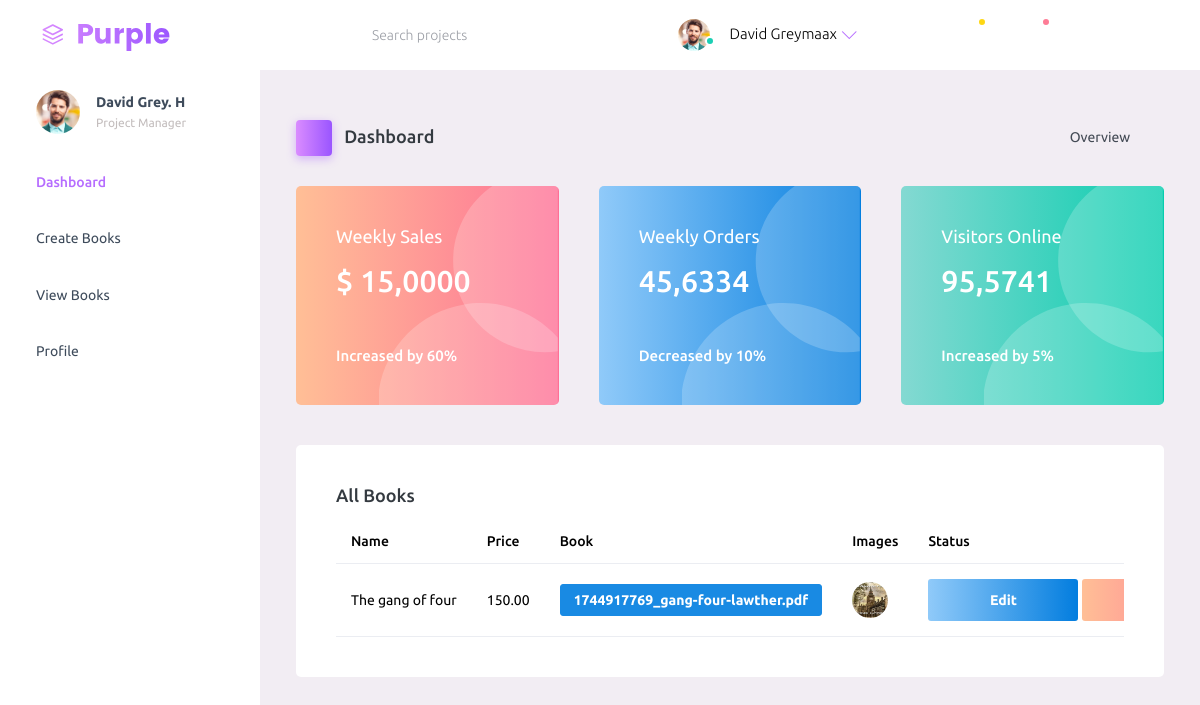
The page /dashboard/author-auth/index.php (signed in) on the database its author committed.
### tables this page shows
CREATE TABLE `ebooks` (
  `ebook_id` int(11) NOT NULL,
  `title` varchar(50) NOT NULL,
  `author_id` int(11) DEFAULT NULL,
  `category_id` int(11) DEFAULT NULL,
  `description` text DEFAULT NULL,
  `language` varchar(50) DEFAULT NULL,
  `isbn` varchar(20) DEFAULT NULL,
  `cover_image` varchar(255) DEFAULT NULL,
  `file_path` varchar(255) NOT NULL,
  `price` decimal(10,2) DEFAULT 0.00,
  `is_free` tinyint(1) DEFAULT 0,
  `published_at` date DEFAULT NULL,
  `created_at` datetime DEFAULT current_timestamp()
);

### dashboard/author-auth/index.php (the view, shortened to what this page needs)
<?php
include "../assets/includes/header.php"; ?>
<div class="container-scroller">
  <nav class="navbar default-layout-navbar col-lg-12 col-12 p-0 fixed-top d-flex flex-row">
    <div class="text-center navbar-brand-wrapper d-flex align-items-center justify-content-start">
      <a class="navbar-brand brand-logo" href="index.php"><img src="../assets/images/logo.svg" alt="logo" /></a>
    </div>
    <div class="navbar-menu-wrapper d-flex align-items-stretch">
      <button class="navbar-toggler navbar-toggler align-self-center" type="button" data-toggle="minimize">
        <span class="mdi mdi-menu"></span>
      </button>
      <div class="search-field d-none d-md-block">
        <form class="d-flex align-items-center h-100" action="#">
          <div class="input-group">
            <div class="input-group-prepend bg-transparent">
              <i class="input-group-text border-0 mdi mdi-magnify"></i>
            </div>
            <input type="text" class="form-control bg-transparent border-0" placeholder="Search projects">
          </div>
        </form>
      </div>
      <ul class="navbar-nav navbar-nav-right">
        <li class="nav-item nav-profile dropdown">
          <a class="nav-link dropdown-toggle" id="profileDropdown" href="#" data-bs-toggle="dropdown" aria-expanded="false">
            <div class="nav-profile-img">
              <img src="../assets/images/faces/face1.jpg" alt="image">
              <span class="availability-status online"></span>
            </div>
            <div class="nav-profile-text">
              <p class="mb-1 text-black">David Greymaax</p>
            </div>
          </a>
        </li>
        <li class="nav-item d-none d-lg-block full-screen-link">
          <a class="nav-link">
            <i class="mdi mdi-fullscreen" id="fullscreen-button"></i>
          </a>
        </li>
        <li class="nav-item dropdown">
          <a class="nav-link count-indicator dropdown-toggle" id="messageDropdown" href="#" data-bs-toggle="dropdown" aria-expanded="false">
            <i class="mdi mdi-email-outline"></i>
            <span class="count-symbol bg-warning"></span>
          </a>
        </li>
        <li class="nav-item dropdown">
          <a class="nav-link count-indicator dropdown-toggle" id="notificationDropdown" href="#" data-bs-toggle="dropdown">
            <i class="mdi mdi-bell-outline"></i>
            <span class="count-symbol bg-danger"></span>
          </a>
        </li>
        <li class="nav-item nav-logout d-none d-lg-block">
          <a class="nav-link" href="#">
            <i class="mdi mdi-power"></i>
          </a>
        </li>
        <li class="nav-item nav-settings d-none d-lg-block">
          <a class="nav-link" href="#">
            <i class="mdi mdi-format-line-spacing"></i>
          </a>
        </li>
      </ul>
    </div>
  </nav>
  <div class="container-fluid page-body-wrapper">
    <nav class="sidebar sidebar-offcanvas" id="sidebar">
      <ul class="nav">
        <li class="nav-item nav-profile">
          <a href="#" class="nav-link">
            <div class="nav-profile-image">
              <img src="../assets/images/faces/face1.jpg" alt="profile" />
            </div>
            <div class="nav-profile-text d-flex flex-column">
              <span class="font-weight-bold mb-2">David Grey. H</span>
              <span class="text-secondary text-small">Project Manager</span>
            </div>
            <i class="mdi mdi-bookmark-check text-success nav-profile-badge"></i>
          </a>
        </li>
        <li class="nav-item">
          <a class="nav-link" href="index.php">
            <span class="menu-title">Dashboard</span>
            <i class="mdi mdi-home menu-icon"></i>
          </a>
        </li>
        <li class="nav-item">
          <a class="nav-link" href="auth-create-ebook.php">
            <span class="menu-title">Create Books</span>
            <i class="mdi mdi-home menu-icon"></i>
          </a>
        </li>
        <li class="nav-item">
          <a class="nav-link" href="auth-view.php">
            <span class="menu-title">View Books</span>
            <i class="mdi mdi-home menu-icon"></i>
          </a>
        </li>
        <li class="nav-item">
          <a class="nav-link" href="auth-profile.php">
            <span class="menu-title">Profile</span>
            <i class="mdi mdi-home menu-icon"></i>
          </a>
        </li>
      </ul>
    </nav>
    <div class="main-panel">
      <div class="content-wrapper">
        <div class="page-header">
          <h3 class="page-title">
            <span class="page-title-icon bg-gradient-primary text-white me-2">
              <i class="mdi mdi-home"></i>
            </span> Dashboard
          </h3>
          <nav aria-label="breadcrumb">
            <ul class="breadcrumb">
              <li class="breadcrumb-item active" aria-current="page">
                <span></span>Overview <i class="mdi mdi-alert-circle-outline icon-sm text-primary align-middle"></i>
              </li>
            </ul>
          </nav>
        </div>
        <div class="row">
          <div class="col-md-4 stretch-card grid-margin">
            <div class="card bg-gradient-danger card-img-holder text-white">
              <div class="card-body">
                <img src="../assets/images/dashboard/circle.svg" class="card-img-absolute" alt="circle-image" />
                <h4 class="font-weight-normal mb-3">Weekly Sales <i class="mdi mdi-chart-line mdi-24px float-end"></i>
                </h4>
                <h2 class="mb-5">$ 15,0000</h2>
                <h6 class="card-text">Increased by 60%</h6>
              </div>
            </div>
          </div>
          <div class="col-md-4 stretch-card grid-margin">
            <div class="card bg-gradient-info card-img-holder text-white">
              <div class="card-body">
                <img src="../assets/images/dashboard/circle.svg" class="card-img-absolute" alt="circle-image" />
                <h4 class="font-weight-normal mb-3">Weekly Orders <i class="mdi mdi-bookmark-outline mdi-24px float-end"></i>
                </h4>
                <h2 class="mb-5">45,6334</h2>
                <h6 class="card-text">Decreased by 10%</h6>
              </div>
            </div>
          </div>
          <div class="col-md-4 stretch-card grid-margin">
            <div class="card bg-gradient-success card-img-holder text-white">
              <div class="card-body">
                <img src="../assets/images/dashboard/circle.svg" class="card-img-absolute" alt="circle-image" />
                <h4 class="font-weight-normal mb-3">Visitors Online <i class="mdi mdi-diamond mdi-24px float-end"></i>
                </h4>
                <h2 class="mb-5">95,5741</h2>
                <h6 class="card-text">Increased by 5%</h6>
              </div>
            </div>
          </div>
        </div>
        <div class="row">
          <div class="col-12 grid-margin">
            <div class="card">
              <div class="card-body">
                <h4 class="card-title">All Books</h4>
                <div class="table-responsive">
                  <table class="table">
                    <thead>
                      <tr>
                        <th>Name</th>
                        <th>Price</th>
                        <th>Book</th>
                        <th>Images</th>
                        <th>Status</th>
                      </tr>
                    </thead>
                    <tbody>
                      <?php
                      $author_id = "1";
                      $sql = "SELECT * FROM ebooks where author_id = " . $author_id;
                      $result = $conn->query($sql);
                      if ($result->num_rows > 0):
                        while ($row = $result->fetch_assoc()):
                      ?>
                          <tr>
                            <td><?= htmlspecialchars($row['title']) ?></td>
                            <td><?= htmlspecialchars($row['price']) ?></td>
                            <td>
                              <?php if (!empty($row['file_path'])): ?>
                                <a href="../uploads/files/<?= htmlspecialchars($row['file_path']) ?>" class="btn btn-info btn-sm" download>
                                  <?= basename($row['file_path']) ?>
                                </a>
                              <?php else: ?>
                                <span>No File Available</span>
                              <?php endif; ?>
                            </td>
                            <td>
                              <?php if (!empty($row['cover_image'])): ?>
                                <img src="../assets/uploads/images/<?= htmlspecialchars($row['cover_image']) ?>" class="card-img-top" alt="Cover Image">
                              <?php else: ?>
                                <img src="https://via.placeholder.com/100x150?text=No+Image" alt="No Image" style="width: 100px; height: 150px; border-radius: 0;">
                              <?php endif; ?>
                            </td>
                            <td>
                              <span>
                                <a href="edit-book-form.php?id=<?= $row['ebook_id'] ?>" class="btn btn-gradient-info btn-fw">Edit</a>
                                <a href="admin-delete-ebook.php?id=<?= $row['ebook_id'] ?>" class="btn btn-gradient-danger btn-fw" onclick="return confirm('Are you sure you want to delete this eBook?');">Delete</a>
                              </span>
                            </td>
                          </tr>
                      <?php
                        endwhile;
                      else:
                        echo "<p class='text-center'>No eBooks found.</p>";
                      endif;
                      ?>
                    </tbody>
                  </table>
                </div>
              </div>
            </div>
          </div>
        </div>
      </div>
    </div>
  </div>
</div>
<?php include "../assets/includes/footer.php"; ?>

### rows shown on the page
ebooks: title "The gang of four", price "150.00", file_path "1744917769_gang-four-lawther.pdf", cover_image (picture)
